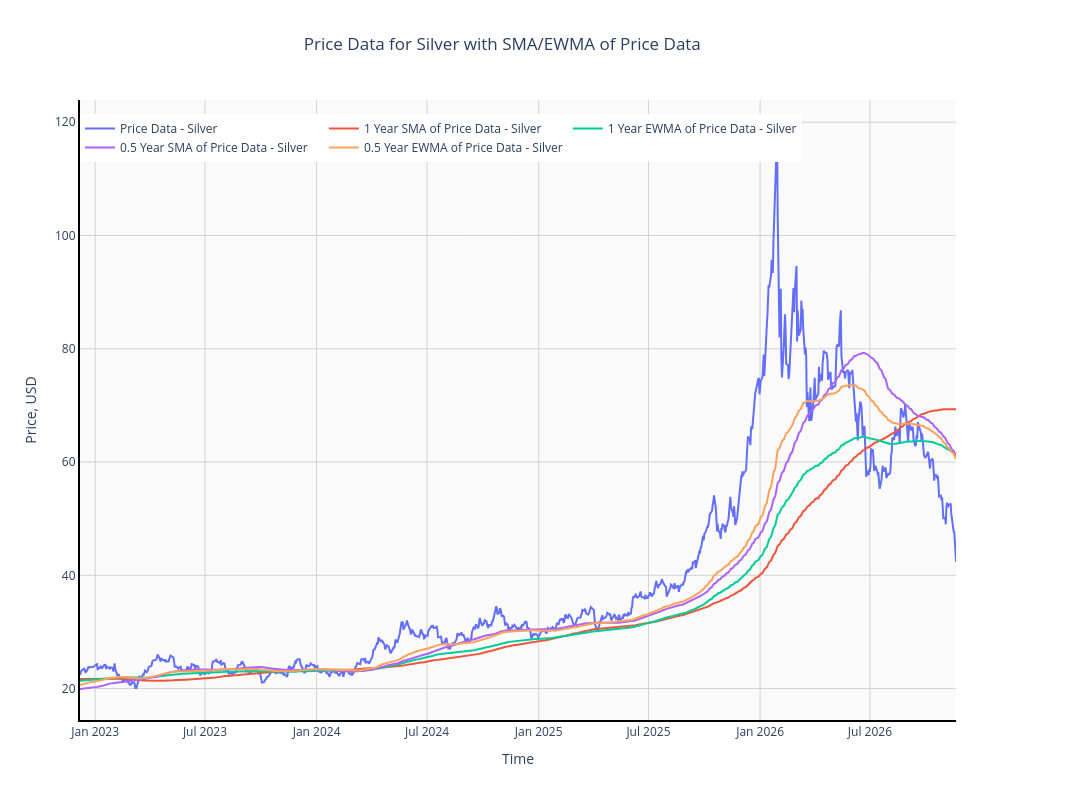

Notebook cell for this chart:
### Markdown cell above
# Price History - Silver

### Code cell
# PLOT DATA
fig = make_subplots(specs = [[{"secondary_y": True}]])

fig.add_trace(
    go.Scatter(
        x = met2Data.index[-dataRang:], 
        y = met2Data['price'][-dataRang:], 
        name = 'Price Data - Silver'
    ), 
    secondary_y = False
)

fig.add_trace(
    go.Scatter(
        x = met2Data.index[-dataRang:], 
        y = met2Data['1year_price_sma'][-dataRang:], 
        name = '1 Year SMA of Price Data - Silver'
    ), 
    secondary_y = False
)

fig.add_trace(
    go.Scatter(
        x = met2Data.index[-dataRang:], 
        y = met2Data['1year_price_ewma'][-dataRang:], 
        name = '1 Year EWMA of Price Data - Silver'
    ), 
    secondary_y = False
)

fig.add_trace(
    go.Scatter(
        x = met2Data.index[-dataRang:], 
        y = met2Data['0.5year_price_sma'][-dataRang:], 
        name = '0.5 Year SMA of Price Data - Silver'
    ), 
    secondary_y = False
)

fig.add_trace(
    go.Scatter(
        x = met2Data.index[-dataRang:], 
        y = met2Data['0.5year_price_ewma'][-dataRang:], 
        name = '0.5 Year EWMA of Price Data - Silver'
    ), 
    secondary_y = False
)

fig.update_layout(
    width = 1600,
    height = 800,
    paper_bgcolor = 'White',
    plot_bgcolor = '#fafafa',
    hovermode = 'closest',
    title_text = 'Price Data for Silver with SMA/EWMA of Price Data',
    title_x = 0.46,
    xaxis = dict(title = 'Time'),
    yaxis = dict(title = 'Price, USD'),
    showlegend = True,
    legend = dict(orientation = 'h', yanchor = 'bottom', y = 0.9, xanchor = 'left', x = 0.0)
)

fig.update_xaxes(
    showline = True, 
     linewidth = 2, 
     linecolor = 'Black',
     showgrid = True,
     gridwidth = 1,
     gridcolor = 'LightGrey'
)
fig.update_yaxes(
    showline = True, 
     linewidth = 2, 
     linecolor = 'Black',
     showgrid = True,
     gridwidth = 1,
     gridcolor = 'LightGrey'
)

fig.show()

### Figure 1 — Plotly figure (JSON) as saved in the notebook; plotly's stock layout.template omitted (floating-point values rounded to 4 significant figures; data arrays with more than 128 entries replaced by an {"elided": "..."} marker saying what was removed)
{"data": [{"name": "Price Data - Silver", "type": "scatter", "x": {"elided": "1000 str values"}, "xaxis": "x", "y": {"elided": "1000 float values"}, "yaxis": "y"}, {"name": "1 Year SMA of Price Data - Silver", "type": "scatter", "x": {"elided": "1000 str values"}, "xaxis": "x", "y": {"elided": "1000 float values"}, "yaxis": "y"}, {"name": "1 Year EWMA of Price Data - Silver", "type": "scatter", "x": {"elided": "1000 str values"}, "xaxis": "x", "y": {"elided": "1000 float values"}, "yaxis": "y"}, {"name": "0.5 Year SMA of Price Data - Silver", "type": "scatter", "x": {"elided": "1000 str values"}, "xaxis": "x", "y": {"elided": "1000 float values"}, "yaxis": "y"}, {"name": "0.5 Year EWMA of Price Data - Silver", "type": "scatter", "x": {"elided": "1000 str values"}, "xaxis": "x", "y": {"elided": "1000 float values"}, "yaxis": "y"}], "layout": {"height": 800, "hovermode": "closest", "legend": {"orientation": "h", "x": 0, "xanchor": "left", "y": 0.9, "yanchor": "bottom"}, "paper_bgcolor": "White", "plot_bgcolor": "#fafafa", "showlegend": true, "title": {"text": "Price Data for Silver with SMA/EWMA of Price Data", "x": 0.46}, "width": 1600, "xaxis": {"anchor": "y", "domain": [0, 0.94], "gridcolor": "LightGrey", "gridwidth": 1, "linecolor": "Black", "linewidth": 2, "showgrid": true, "showline": true, "title": {"text": "Time"}}, "yaxis": {"anchor": "x", "domain": [0, 1], "gridcolor": "LightGrey", "gridwidth": 1, "linecolor": "Black", "linewidth": 2, "showgrid": true, "showline": true, "title": {"text": "Price, USD"}}, "yaxis2": {"anchor": "x", "gridcolor": "LightGrey", "gridwidth": 1, "linecolor": "Black", "linewidth": 2, "overlaying": "y", "showgrid": true, "showline": true, "side": "right"}}}
